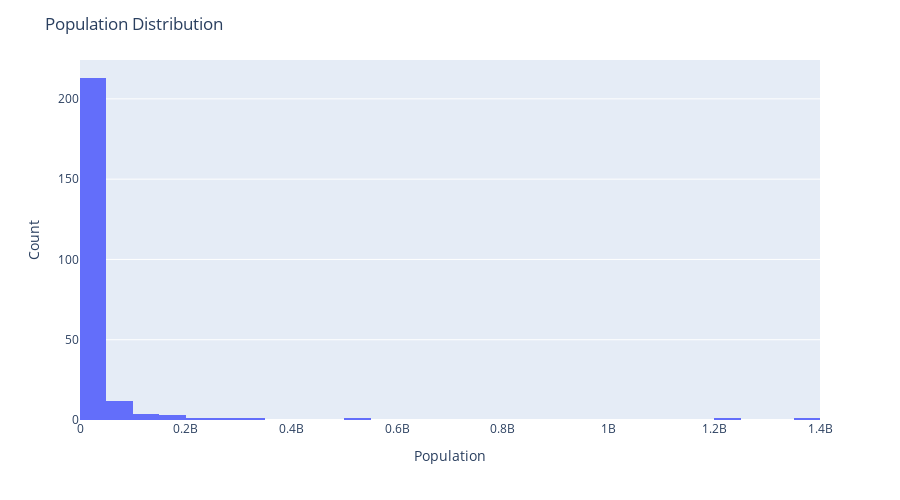

Write notebook code for a chart like this one.
### Code cell
fig = px.histogram(df, x='population')
fig.update_layout(title = "Population Distribution", height = 500)
fig.update_layout(xaxis_title = "Population", yaxis_title = "Count")
fig.show()

### Figure 1 — Plotly figure (JSON) as saved in the notebook; plotly's stock layout.template omitted (floating-point values rounded to 4 significant figures; data arrays with more than 128 entries replaced by an {"elided": "..."} marker saying what was removed)
{"data": [{"alignmentgroup": "True", "bingroup": "x", "hovertemplate": "population=%{x}<br>count=%{y}<extra></extra>", "legendgroup": "", "marker": {"color": "#636efa", "pattern": {"shape": ""}}, "name": "", "offsetgroup": "", "orientation": "v", "showlegend": false, "type": "histogram", "x": {"elided": "259 int values"}, "xaxis": "x", "yaxis": "y"}], "layout": {"barmode": "relative", "height": 500, "legend": {"tracegroupgap": 0}, "margin": {"t": 60}, "title": {"text": "Population Distribution"}, "xaxis": {"anchor": "y", "domain": [0, 1], "title": {"text": "Population"}}, "yaxis": {"anchor": "x", "domain": [0, 1], "title": {"text": "Count"}}}}
